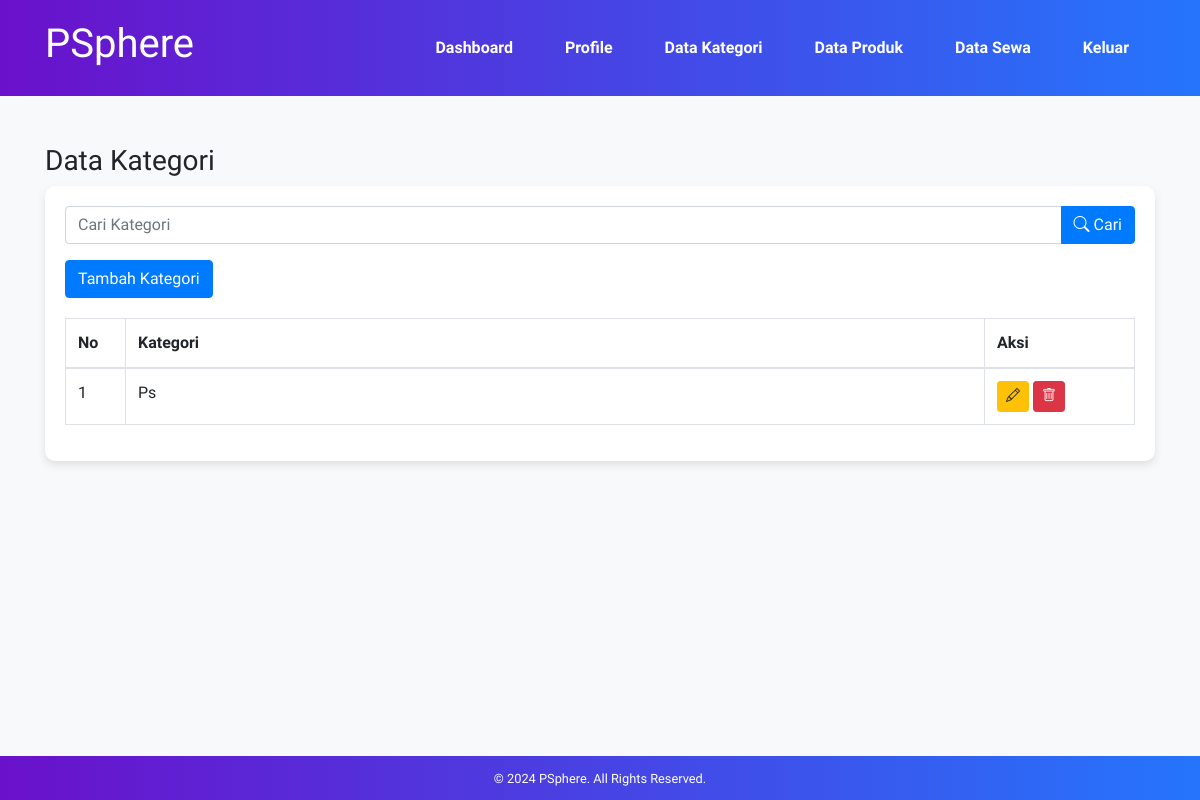
The app's page /data-kategori.php (signed in), older data.
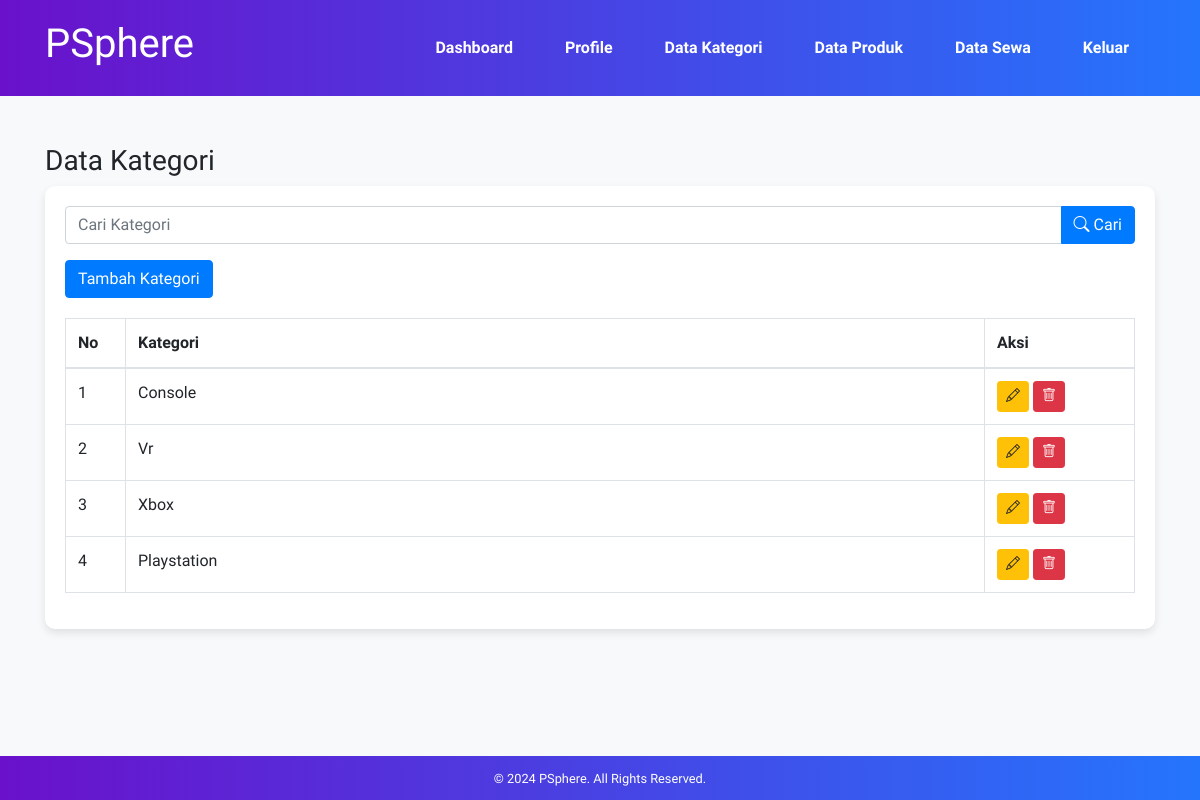
The same page, newer data.
### tables this page shows
CREATE TABLE `tb_category` (
  `category_id` int(11) NOT NULL,
  `category_name` varchar(25) NOT NULL
);

### data-kategori.php (the view, shortened to what this page needs)
<?php
	include 'db.php';
	$search = "";
	if(isset($_GET['search'])){
		$search = $_GET['search'];
		$result_kategori = mysqli_query($conn, "SELECT * FROM tb_category WHERE category_name LIKE '%$search%' ORDER BY category_id DESC");
	} else {
		$result_kategori = mysqli_query($conn, "SELECT * FROM tb_category ORDER BY category_id DESC");
	}
?>
<!DOCTYPE html>
<html lang="en">
<head>
    <link href="https://maxcdn.bootstrapcdn.com/bootstrap/4.5.2/css/bootstrap.min.css" rel="stylesheet">
	<link href="https://cdn.jsdelivr.net/npm/bootstrap-icons/font/bootstrap-icons.css" rel="stylesheet">
    <link rel="stylesheet" type="text/css" href="css/style.css">
</head>
<body>
	<header class="header">
		<div class="container d-flex justify-content-between align-items-center">
			<h1><a href="dashboard.php">PSphere</a></h1>
			<ul class="nav">
				<li class="nav-item"><a href="dashboard.php" class="nav-link">Dashboard</a></li>
				<li class="nav-item"><a href="profil.php" class="nav-link">Profile</a></li>
				<li class="nav-item"><a href="data-kategori.php" class="nav-link">Data Kategori</a></li>
				<li class="nav-item"><a href="data-produk.php" class="nav-link">Data Produk</a></li>
				<li class="nav-item"><a href="data-sewa.php" class="nav-link">Data Sewa</a></li>
				<li class="nav-item"><a href="keluar.php" class="nav-link">Keluar</a></li>
			</ul>
		</div>
	</header>
    <div class="section my-5">
        <div class="container">
            <h3>Data Kategori</h3>
            <div class="box">
                <form method="GET" class="mb-3">
                    <div class="input-group">
                        <input type="text" name="search" class="form-control" placeholder="Cari Kategori" value="<?php echo htmlspecialchars($search); ?>">
                        <div class="input-group-append">
                            <button type="submit" class="btn btn-primary">
                                <i class="bi bi-search"></i> Cari
                            </button>
                        </div>
                    </div>
                </form>
                <p><a href="tambah-kategori.php" class="btn btn-primary mb-1">Tambah Kategori</a></p>
                <table class="table table-bordered table-hover">
                    <thead>
                        <tr>
                            <th width="60px">No</th>
                            <th>Kategori</th>
                            <th width="150px">Aksi</th>
                        </tr>
                    </thead>
                    <tbody>
                        <?php
                            $no = 1;
                            if(mysqli_num_rows($result_kategori) > 0){
                                while($row = mysqli_fetch_array($result_kategori)){
                        ?>
                        <tr>
                            <td><?php echo $no++ ?></td>
                            <td><?php echo $row['category_name'] ?></td>
                            <td>
                                <a href="edit-kategori.php?id=<?php echo $row['category_id'] ?>" class="btn btn-warning btn-sm">
                                    <i class="bi bi-pencil"></i>
                                </a>
                                <a href="proses-hapus.php?idk=<?php echo $row['category_id'] ?>" class="btn btn-danger btn-sm" onclick="return confirm('Yakin ingin hapus ?')">
                                    <i class="bi bi-trash"></i>
                                </a>
                            </td>
                        </tr>
                        <?php }}else{ ?>
                            <tr>
                                <td colspan="3" class="text-center">Tidak ada data</td>
                            </tr>
                        <?php } ?>
                    </tbody>
                </table>
            </div>
        </div>
    </div>
    <footer class="footer">
        <div class="container">
            <small>&copy; 2024 PSphere. All Rights Reserved.</small>
        </div>
    </footer>
</body>
</html>

Row changes from the older to the newer data that the page shows:
removed tb_category: category_name "Ps"
added tb_category: category_name "Console"
added tb_category: category_name "Vr"
added tb_category: category_name "Xbox"
added tb_category: category_name "Playstation"
